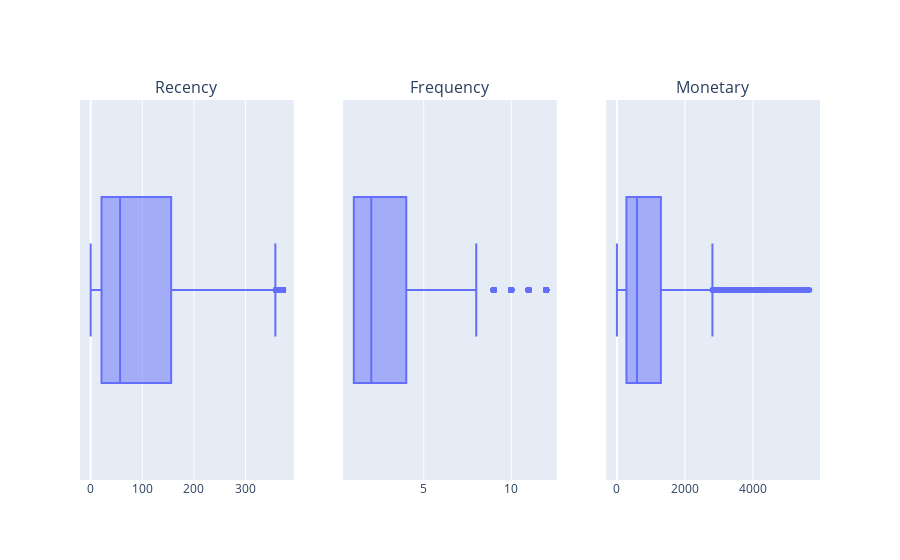

The cell this chart's notebook holds for it:
### Markdown cell above
Что интересного здесь можно увидеть? Есть клиенты с аномально большим количеством сделанных заказов (более 100 штук), а также клиенты, общая стоимость заказов которых превышает 190 тысяч фунтов стерлингов.

Чем это плохо? Выбросы могут отрицательно сказаться на результатах работы методов кластеризации, неустойчивых к ним, например алгоритма KMeans, поэтому хотелось бы от них избавиться. Однако терять много ценных данных о клиентах тоже не хочется, поэтому ограничимся верхней границей соответствующей квантили уровня 0.95. Таким образом, мы удалим данные тех клиентов, для которых значение параметра Frequency или параметра Monetary выше, чем у 95 % клиентов.

### Code cell
# очищаем данные от выбросов
rfm_data = rfm_data[(rfm_data['Frequency'] < rfm_data['Frequency'].quantile(0.95)) & (rfm_data['Monetary'] < rfm_data['Monetary'].quantile(0.95))]
# визуализация распределений признаков
boxes = [px.box(rfm_data, x=column) for column in rfm_data.columns]
fig = make_subplots(
    rows=1, cols=3, 
    subplot_titles=("Recency","Frequency", "Monetary"))

for i, box in enumerate(boxes):
    fig.add_trace(boxes[i]['data'][0], row=1, col=i+1)

fig.update_layout(showlegend=True)

### Figure 1 — Plotly figure (JSON) as saved in the notebook; plotly's stock layout.template omitted (floating-point values rounded to 4 significant figures; data arrays with more than 128 entries replaced by an {"elided": "..."} marker saying what was removed)
{"data": [{"alignmentgroup": "True", "hovertemplate": "Recency=%{x}<extra></extra>", "legendgroup": "", "marker": {"color": "#636efa"}, "name": "", "notched": false, "offsetgroup": "", "orientation": "h", "showlegend": false, "type": "box", "x": {"elided": "4025 int values"}, "x0": " ", "xaxis": "x", "y0": " ", "yaxis": "y"}, {"alignmentgroup": "True", "hovertemplate": "Frequency=%{x}<extra></extra>", "legendgroup": "", "marker": {"color": "#636efa"}, "name": "", "notched": false, "offsetgroup": "", "orientation": "h", "showlegend": false, "type": "box", "x": {"elided": "4025 int values"}, "x0": " ", "xaxis": "x2", "y0": " ", "yaxis": "y2"}, {"alignmentgroup": "True", "hovertemplate": "Monetary=%{x}<extra></extra>", "legendgroup": "", "marker": {"color": "#636efa"}, "name": "", "notched": false, "offsetgroup": "", "orientation": "h", "showlegend": false, "type": "box", "x": {"elided": "4025 float values"}, "x0": " ", "xaxis": "x3", "y0": " ", "yaxis": "y3"}], "layout": {"annotations": [{"font": {"size": 16}, "showarrow": false, "text": "Recency", "x": 0.1444, "xanchor": "center", "xref": "paper", "y": 1, "yanchor": "bottom", "yref": "paper"}, {"font": {"size": 16}, "showarrow": false, "text": "Frequency", "x": 0.5, "xanchor": "center", "xref": "paper", "y": 1, "yanchor": "bottom", "yref": "paper"}, {"font": {"size": 16}, "showarrow": false, "text": "Monetary", "x": 0.8556, "xanchor": "center", "xref": "paper", "y": 1, "yanchor": "bottom", "yref": "paper"}], "showlegend": true, "xaxis": {"anchor": "y", "domain": [0, 0.2889]}, "xaxis2": {"anchor": "y2", "domain": [0.3556, 0.6444]}, "xaxis3": {"anchor": "y3", "domain": [0.7111, 1]}, "yaxis": {"anchor": "x", "domain": [0, 1]}, "yaxis2": {"anchor": "x2", "domain": [0, 1]}, "yaxis3": {"anchor": "x3", "domain": [0, 1]}}}
